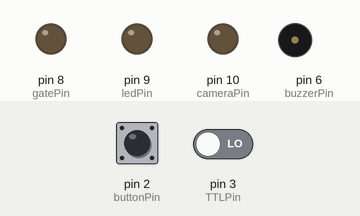
Recording of a sketch running on a simulated Arduino Uno, built with avr-gcc and run on an emulated ATmega328P. Parts: output pins drawn as LEDs (lit = HIGH), buzzer (waves = sounding). Dashed ring = blinking. Inputs (shaded band) come from the test bench; at power-on: pin 2 (buttonPin) LOW, pin 3 (TTLPin) LOW.

Above: at 1.2 s.
1.3 s: pin 2 (buttonPin) pulled HIGH for 0.15 s
At 3.1 s:
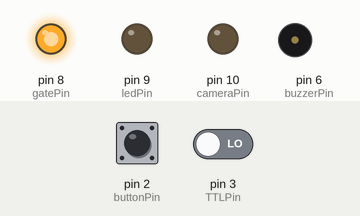
4.4 s: pin 3 (TTLPin) driven HIGH
At 6.8 s:
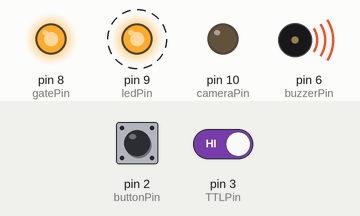
7.4 s: pin 3 (TTLPin) driven LOW
At 8.4 s:
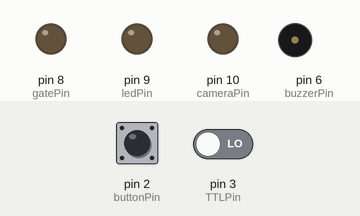
9.0 s: pin 2 (buttonPin) pulled HIGH for 1 s
At 9.4 s:
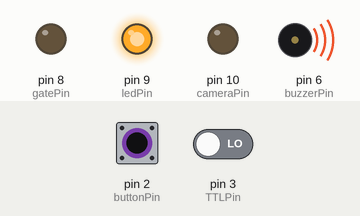
13.0 s: pin 2 (buttonPin) pulled HIGH for 3.2 s
At 17.2 s:
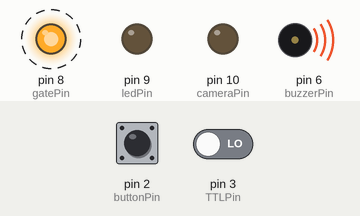
Timing chart, 0 to 18.7 s (numbered marks = the images above; inputs shaded):
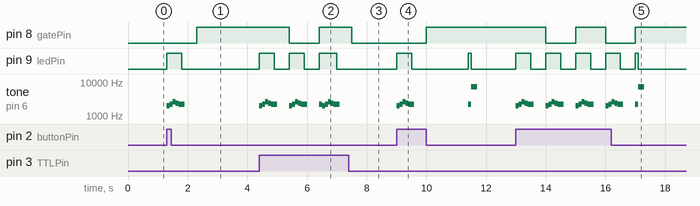

The sketch:

TriggerBox_v2.6.ino
```cpp
// Camera library
// Buzzer library (tone generator)
#include <toneAC.h>
/*  TriggerBox_2.5,
    Trigger HSV;
    Flash LED and buzzer;
    with push trigger and/or motion triggering from TTL;

    Periodic flash and beep for machine vision cams to sync;
    Cam output shrinked

    Siyang Hao
    20220413
    Brown, PVD
 v2.7

*/
// Pin Mapping
const int buttonPin = 2;   // the number of the Pushbutton pin
const int TTLPin =3;       // TTL trigger input pin, from motion
const int ledPin =  9;     // the number of the LED pin
const int buzzerPin = 6;   // the number of the Buzzer (Speaker) pin
const int cameraPin = 10;  // the number of the Camera pin, should be 10
const int gatePin = 8;     // Gate pin, should be 8, but Q&D test set to 10
// Variables
int buttonState ;         // variable for reading the pushbutton status
int TTLState;
int previous;
int stateLED;
long time = 0;
long debounce = 200;
int i;
int arm =0;
unsigned long previousMillis = 0;        // will store last time servo was updated
unsigned long currentMillis ;
const long interval = 5000;           // interval at which to run (milliseconds)

void setup() {
 int buttonState = LOW;         // variable for reading the pushbutton status
 int TTLState = LOW;         // variable for reading the TTL status
 int previous= LOW;
 int stateLED = LOW;
  // put your setup code here, to run once:
  Serial.begin(9600);
  // initialize the Pushbutton pin as an input:
  pinMode(buttonPin, INPUT);
  pinMode(TTLPin, INPUT);
  // initialize the LED pin as an output:
  pinMode(ledPin, OUTPUT);
  // initialize the Buzzer pin as an output:
  pinMode(buzzerPin, OUTPUT);
  // initialize the CAMERA as an output:
  pinMode(cameraPin, OUTPUT);

  pinMode(gatePin, OUTPUT);
}

void loop() {
  buttonState = digitalRead(buttonPin);
  TTLState = digitalRead(TTLPin);
  stateLED = LOW;
  digitalWrite(ledPin, stateLED);
  // initial triggering loop
    if(buttonState == HIGH||TTLState ==HIGH) { //system armed for recording
      stateLED = HIGH;
      digitalWrite(ledPin, stateLED);  // turn on the LED
      digitalWrite(cameraPin, HIGH); // sets the cameraPin on
      delay(1);
      digitalWrite(cameraPin, LOW); // sets the cameraPin off
      // 3 Buzzer sounds
      tone(buzzerPin, 2000, 200);
      delay(100);


      //Serial.print("trigger pushed \n"); // for debuging

      tone(buzzerPin, 2200, 200);
      delay(100);
      tone(buzzerPin, 2600, 200);
      delay(100);
      tone(buzzerPin, 2400, 200);
      delay(100);
      tone(buzzerPin, 2200, 200);
      delay(100);
      stateLED = LOW;
      digitalWrite(ledPin, stateLED);
      delay (500);
      if (arm ==0){
      arm =1;
      } else {
      arm =0; // disarm the routine beeping
      }
    }

    buttonState = LOW; // set button state back to low
    // routine perodic beeping
    currentMillis = millis();
    if (arm ==1){
      digitalWrite(gatePin, HIGH);
      if ( currentMillis - previousMillis >= interval) {
         previousMillis = currentMillis; // reset clock
         digitalWrite(ledPin, HIGH);
         tone(buzzerPin, 2200, 200);
         delay(100);
         tone(buzzerPin, 7200, 200);
         digitalWrite(ledPin, LOW);
         }
     } else {
       digitalWrite(gatePin, LOW);
     }

}
```

Measured:
- after the input at 1.3 s, pin 8 (gatePin): LOW → HIGH after 1.0 s; pin 9 (ledPin): LOW → HIGH at once, → LOW 0.50 s later; tone on pin 6 (buzzerPin): plays 2000 Hz for 0.10 s, 2200 Hz for 0.10 s, 2600 Hz for 0.10 s, 2400 Hz for 0.10 s, 2200 Hz for 0.20 s, starting at once
- after the input at 4.4 s, pin 8 (gatePin): HIGH → LOW after 1.0 s, → HIGH 1.0 s later
- after the input at 7.4 s, pin 8 (gatePin): goes on until 7.5 s, then stays LOW; pin 9 (ledPin): stays LOW (without the input it goes to HIGH after 0.10 s); tone on pin 6 (buzzerPin): stops changing and stays silent
- after the input at 9.0 s, pin 8 (gatePin): LOW → HIGH after 1.0 s; pin 9 (ledPin): LOW → HIGH at once, → LOW 0.50 s later, → HIGH 1.9 s later, → LOW 0.10 s later
- after the input at 13.0 s, pin 8 (gatePin): alternates HIGH for 1.0 s and LOW for 1.0 s, starting after 1.0 s
